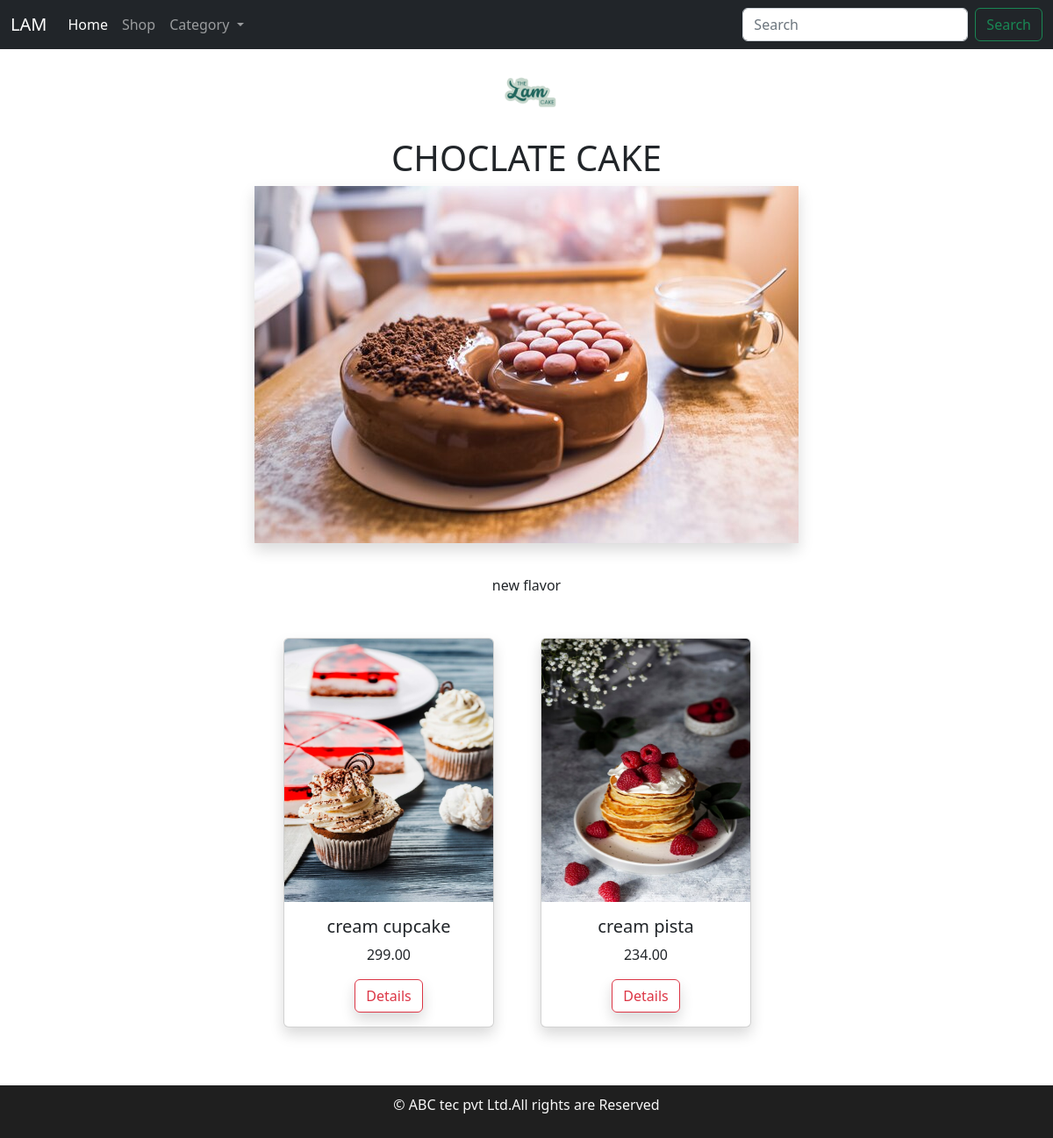
The page /shop/choclate-cake/ on the database as committed earlier.
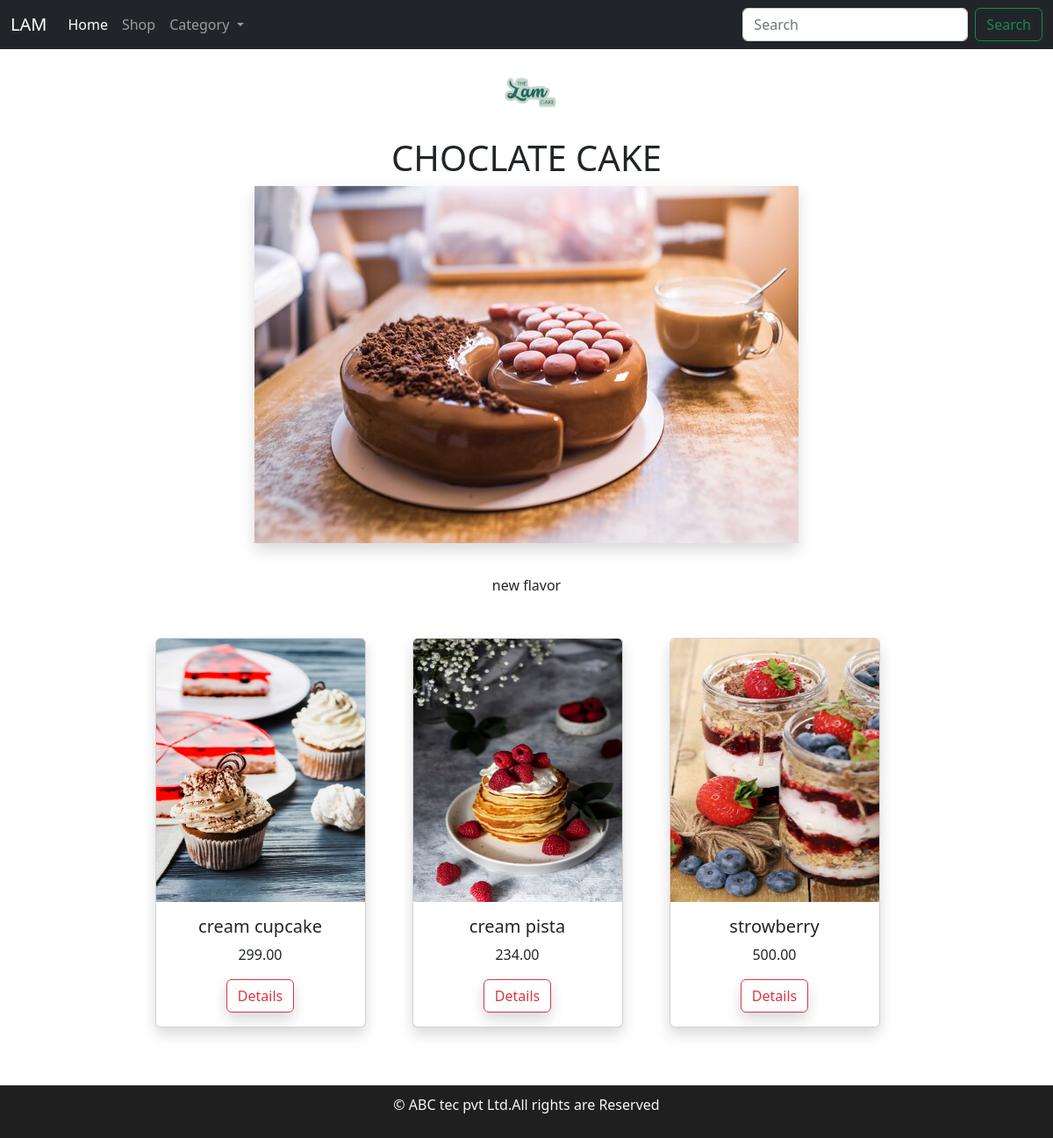
The same page on the database as committed later.
### EcommerceApp/models.py (models this page shows, shortened)
class Category(models.Model):
    name=models.CharField(max_length=250,unique=True)
    slug=models.SlugField(max_length=250,unique=True)
    desc=models.TextField(blank=True)
    image=models.ImageField(upload_to='category',blank=True)
    class Meta:
        ordering=('name',)
        verbose_name='category'
        verbose_name_plural='categories'
    def get_url(self):
        return reverse('eapp:products_by_category',args=[self.slug])

class Product(models.Model):
    name=models.CharField(max_length=250,unique=True)
    slug=models.SlugField(max_length=250,unique=True)
    desc=models.TextField(blank=True)
    price=models.DecimalField(max_digits=10,decimal_places=2)
    category=models.ForeignKey(Category,on_delete=models.CASCADE)
    image=models.ImageField(upload_to='product',blank=True)
    stock=models.IntegerField()
    available=models.BooleanField(default=True)
    created=models.DateTimeField(auto_now_add=True)
    updated=models.DateTimeField(auto_now=True)
    def get_url(self):
        return reverse ('eapp:prodCatDetail',args=[self.category.slug,self.slug])
    class Meta:
        ordering=('name',)
        verbose_name='product'
        verbose_name_plural='products'

### EcommerceApp/views.py (the view)
# urls.py: path('',views.allProdCat,name='allProdCat' ),
def allProdCat(req,c_slug=None):
    c_page=None
    products_list=None
    if c_slug!=None:
        c_page=get_object_or_404(Category,slug=c_slug)
        products_list=Product.objects.all().filter(category=c_page,available=True)
    else:
        products_list=Product.objects.all().filter(available=True)
    paginator=Paginator(products_list,3)
    try:
        page=int(req.GET.get('page','1'))
    except:
        page=1
    try:
        products=paginator.page(page)
    except( EmptyPage,InvalidPage):
        products=paginator.page(paginator.num_pages)
    return render(req,'category.html',{'category':c_page,'products':products})

### EcommerceApp/context_processors.py (called while the page is built)
def menu_links(req):
    links=Category.objects.all()
    return dict(links=links)

### cart/context_processors.py (called while the page is built)
def counter(req):
    item_count=0
    if 'admin' in req.path:
        return {}
    else:
        try:
            cart=Cart.objects.filter(cart_id=_cart_id(req))
            cart_items=CartItem.objects.all().filter(cart=cart[:1])
            for cart_item in cart_items:
                item_count+=cart_item.quantity
        except Cart.DoesNotExist:
            item_count=0
        return dict(item_count=item_count)

### cart/views.py (called while the page is built)
def _cart_id(req):
    cart=req.session.session_key
    if not cart:
        cart=req.session.create()
    return cart

### Templates/category.html (shortened to what this page needs)
{% extends 'base.html' %}
{% load static %}
{% block content %}
    <div class="container">
        <div  class="category">
            {% if category %}
            <h1>{{category.name}}</h1>
                <img src="{{category.image.url}}" class="shadow"  alt="{{category.name}}">
                <div >
                    <p class="text-center py-3">{{category.desc}}</p>
                </div>
        </div>
        {% endif %}
        <div>
            <div class="row d-flex justify-content-center">
                {% for product in products.object_list %}
                    <div class="col-lg-3 col-md-4 col-sm-6 my-3 mx-1">
                        <div class="card shadow" style="width: 15rem;">
                            <img src="{{product.image.url}}" class="card-img-top" height="300px"  alt="{{product.name}}">
                            <div class="card-body text-center">
                              <h5 class="card-title">{{product.name}}</h5>
                              <p class="card-text text-center">{{product.price}}</p>
                              <a href="{{product.get_url}}" class="btn btn-outline-danger shadow">Details</a>
                            </div>
                          </div>
                    </div>
                {% endfor %}
            </div>
        </div>
    </div>
{% endblock %}

### Templates/base.html (shortened to what this page needs)
{% load static %}
<!DOCTYPE html>
<html lang="en">
<head>
    <link href="https://cdn.jsdelivr.net/npm/bootstrap@5.2.3/dist/css/bootstrap.min.css" rel="stylesheet">
    <link rel="stylesheet" href="{% static 'css/custom.css' %}">
</head>
<body>
    <div>
        {% include 'navbar.html' %}
        {% include 'header.html' %}
        {%  block content %}
        {% endblock %}
    </div>
    {% include 'footer.html' %}
</body>
</html>

### Templates/navbar.html (shortened to what this page needs)
<nav class="navbar navbar-expand-lg bg-dark navbar-dark nav">
    <div class="container-fluid">
      <a class="navbar-brand" href="{% url 'eapp:allProdCat' %}">LAM</a>
      <div class="collapse navbar-collapse" id="navbarSupportedContent">
        <ul class="navbar-nav me-auto mb-2 mb-lg-0">
          <li class="nav-item">
            <a class="nav-link active" aria-current="page" href="{% url 'eapp:allProdCat' %}">Home</a>
          </li>
          <li class="nav-item">
            <a class="nav-link" href="#">Shop</a>
          </li>
          <li class="nav-item dropdown {% if 'shop' in request.path %}active{% endif %}">
            <a class="nav-link dropdown-toggle" href="#" role="button" data-bs-toggle="dropdown" aria-expanded="false">
              Category
            </a>
          </li>
        </ul>
        <form class="d-flex" role="search" action="{% url 'searchapp:search' %}" method="GET">
          <input class="form-control me-2" type="search" name="q" placeholder="Search" aria-label="Search">
          <button class="btn btn-outline-success" type="submit">Search</button>
        </form>
      </div>
    </div>
  </nav>

### Templates/header.html
{% load static %}
<header class="header">
    <center>
        <a href="{% url 'eapp:allProdCat' %}"><img src="{% static 'img/logo.png' %}" width="100px" height="100px" alt="no image"></a>
    </center>
</header>

### Templates/footer.html
<div class="footer">
    <p>
        &copy; ABC tec pvt Ltd.All rights are Reserved
    </p>
</div>

### static/css/custom.css (style rules this page uses)
.category { text-align: center; }
.category h1 { text-transform: uppercase; }
.category p { margin-top: 20px; text-align: justify; }
.footer { margin-top: 50px; background-color: rgb(31, 31, 31); color: rgb(248, 248, 248); padding: 10px; text-align: center; }

Rows that differ between the two databases and show on the page:
added Product: image (picture), name "strowberry", price "500.00"
